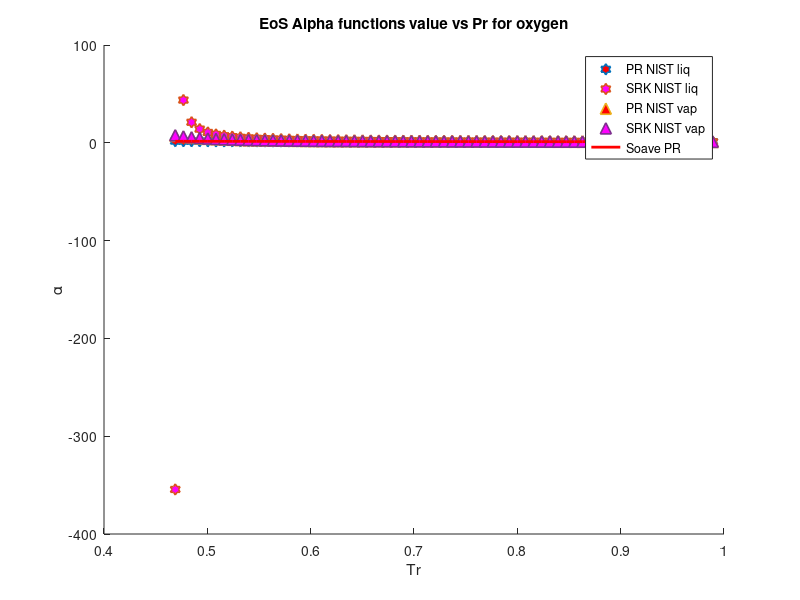

Reproduce this figure in MATLAB.
clear 
clc
load C6H14_sat_data.mat
%alpha PR & SRK for methane
P = P*10^6; 
omega = 0.299; %Acentric factor
Tc = 507.5; %K
Pc = 3010000; %Pa
R = 8.31446 %J/K*mol
Zc = 0.266;
b1 = 0.07780*(R*Tc/Pc);
a1 = 0.45724*(((R^2)*(Tc^2))/Pc);
b2 = 0.08664*(R*Tc/Pc);
a2 = 0.42747*(((R^2)*(Tc^2))/Pc);
omega_c = 1-3*Zc;
omega_b = 0.08446114781;
omega_a = 3*Zc^2+3*(1-2*Zc)*omega_b+omega_b^2+1-3*Zc;
a3 = omega_a*(((R^2)*(Tc^2))/Pc);
b3 = omega_b*(R*Tc/Pc);
c3 = omega_c*(R*Tc/Pc);
T = 238; %k
M = 86/1000; %kg/mol
S1=0.37464+1.54226*omega-0.26992*omega^2;
S2=0.48508+1.55171*omega-0.176*omega^2;

for i = 1:1:67
   Pr = P/Pc; 
   Tr = T/Tc;
   Tr_list(i)=Tr;
   Vm_liq(i) = M/rho_liq(i);
   Vm_vap(i) = M/rho_vap(i);
   alpha_PT_liq(i) = ((R*T)/(Vm_liq(i)-b3)-P(i))*((Vm_liq(i)^2+b3*Vm_liq(i)+c3*Vm_liq(i)-c3*b3)/a3);
   alpha_PT_vap(i) = ((R*T)/(Vm_vap(i)-b3)-P(i))*((Vm_vap(i)^2+b3*Vm_vap(i)+c3*Vm_vap(i)-c3*b3)/a3);
   alpha_PR_liq(i) = ((R*T)/(Vm_liq(i)-b1)-P(i))*((Vm_liq(i)^2+2*b1*Vm_liq(i)-b1^2)/a1)
   alpha_SRK_liq(i) = ((R*T)/(Vm_liq(i)-b2)-P(i))*((Vm_liq(i)^2+b2*Vm_liq(i))/a2);
   alpha_PR_vap(i) = ((R*T)/(Vm_vap(i)-b1)-P(i))*((Vm_vap(i)^2+2*b1*Vm_vap(i)-b1^2)/a1);
   alpha_SRK_vap(i) = ((R*T)/(Vm_vap(i)-b2)-P(i))*((Vm_vap(i)^2+b2*Vm_vap(i))/a2);
   alpha_soave_PR(i) =(1+S1*(1-sqrt(Tr)))^2;
   alpha_soave_SRK(i) =(1+S2*(1-sqrt(Tr)))^2;
   alpha_Gasem(i) = exp((1.943+0.926*Tr)*(1-(Tr)^0.1441));
%    alpha_twu(i) = (Tr)^(0.081043)*exp(0.915696*(1-(Tr)^(2.61622)));
   Temp(i)=T;
   T = T+4;
end
hold on

 plot(Tr_list,alpha_PR_liq,'h','MarkerSize',8,'MarkerFaceColor','r','LineWidth',1.2)
 %plot(Tr_list,alpha_PT_liq,'h','MarkerSize',8,'MarkerFaceColor','g','LineWidth',1.2)
 plot(Tr_list,alpha_SRK_liq,'h','MarkerSize',8,'MarkerFaceColor','m','LineWidth',1.2)
 plot(Tr_list,alpha_PR_vap,'^','MarkerSize',8,'MarkerFaceColor','r','LineWidth',1.2)
 %plot(Tr_list,alpha_PT_vap,'^','MarkerSize',8,'MarkerFaceColor','g','LineWidth',1.2)
 plot(Tr_list,alpha_SRK_vap,'^','MarkerSize',8,'MarkerFaceColor','m','LineWidth',1.2)
 plot(Tr_list,alpha_soave_PR,'r','LineWidth',2)
% plot(Tr_list,alpha_soave_SRK,'g','LineWidth',2)
% plot(Tr_list,alpha_Gasem,'b','LineWidth',2)

hold off
legend('PR NIST liq','SRK NIST liq','PR NIST vap','SRK NIST vap','Soave PR')
xlabel('Tr')
ylabel('\alpha')
title('EoS Alpha functions value vs Pr for oxygen')